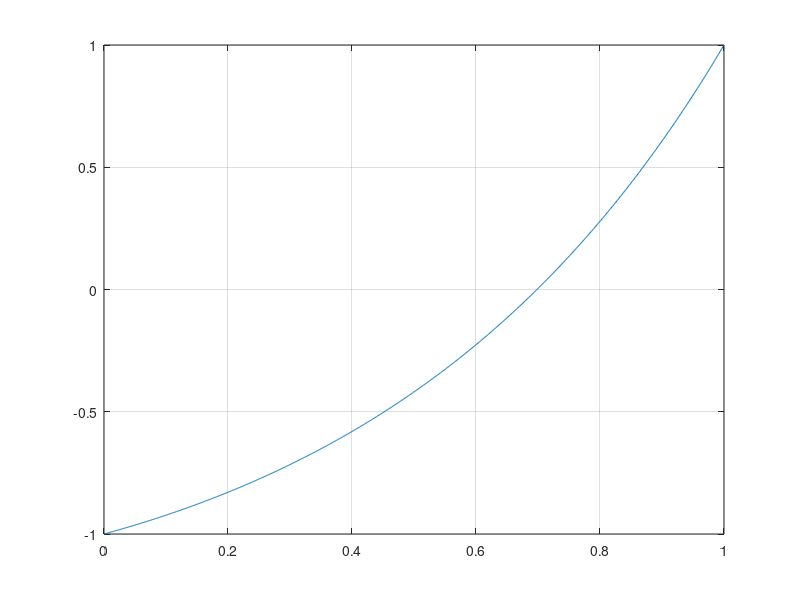

Write the MATLAB code that produced this figure.
% 20130505 XY511 20:12
% 20130505 XY511 21:12
% AbrahamX @ NWPU
% Just another example on Ginput
clf;
x = 0: 0.001: 1;
y = (x+2) .^x - 2;
plot(x, y)
grid on
zoom on
[x, y] = ginput(1);
x
y  % Display x and y





% Comment: Have done enough sleep, then just get back to WORKING.
